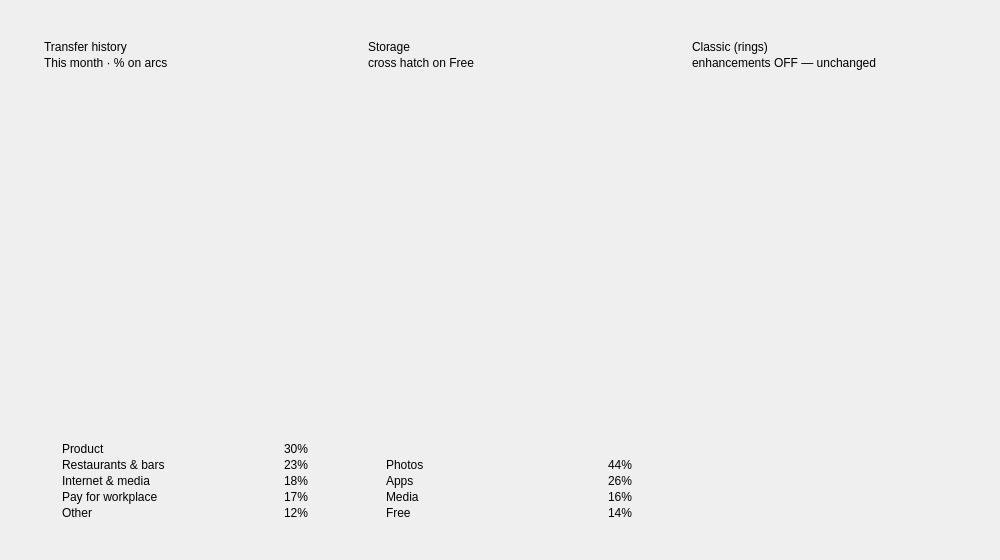
<?xml version="1.0" encoding="UTF-8"?>
<ui version="4.0">
 <class>MainWindow</class>
 <widget class="QMainWindow" name="MainWindow">
  <property name="geometry">
   <rect>
    <x>0</x>
    <y>0</y>
    <width>1000</width>
    <height>560</height>
   </rect>
  </property>
  <property name="windowTitle">
   <string>QCustomDonut — % callouts + hatch</string>
  </property>
  <widget class="QWidget" name="centralwidget">
   <layout class="QHBoxLayout" name="cardsRow" stretch="1,1,1">
    <property name="spacing">
     <number>20</number>
    </property>
    <property name="leftMargin">
     <number>24</number>
    </property>
    <property name="topMargin">
     <number>24</number>
    </property>
    <property name="rightMargin">
     <number>24</number>
    </property>
    <property name="bottomMargin">
     <number>24</number>
    </property>
    <item>
     <widget class="QFrame" name="transferCard">
      <property name="frameShape">
       <enum>QFrame::NoFrame</enum>
      </property>
      <layout class="QVBoxLayout" name="transferLayout" stretch="0,0,0,1,0,0,0,0,0,0">
       <property name="spacing">
        <number>2</number>
       </property>
       <property name="leftMargin">
        <number>20</number>
       </property>
       <property name="topMargin">
        <number>16</number>
       </property>
       <property name="rightMargin">
        <number>20</number>
       </property>
       <property name="bottomMargin">
        <number>16</number>
       </property>
       <item>
        <widget class="QLabel" name="transferTitle">
         <property name="text">
          <string>Transfer history</string>
         </property>
        </widget>
       </item>
       <item>
        <widget class="QLabel" name="transferSub">
         <property name="text">
          <string>This month · % on arcs</string>
         </property>
        </widget>
       </item>
       <item>
        <spacer name="transferTopSpacer">
         <property name="orientation">
          <enum>Qt::Vertical</enum>
         </property>
         <property name="sizeType">
          <enum>QSizePolicy::Fixed</enum>
         </property>
         <property name="sizeHint" stdset="0">
          <size>
           <width>0</width>
           <height>8</height>
          </size>
         </property>
        </spacer>
       </item>
       <item>
        <widget class="QCustomDonut" name="transferDonut">
         <property name="mode" stdset="0">
          <string>segments</string>
         </property>
         <property name="gapDegrees" stdset="0">
          <double>5.000000000000000</double>
         </property>
         <property name="showPercentLabels" stdset="0">
          <bool>true</bool>
         </property>
         <property name="hatchPattern" stdset="0">
          <string>bdiag</string>
         </property>
        </widget>
       </item>
       <item>
        <spacer name="transferMidSpacer">
         <property name="orientation">
          <enum>Qt::Vertical</enum>
         </property>
         <property name="sizeType">
          <enum>QSizePolicy::Fixed</enum>
         </property>
         <property name="sizeHint" stdset="0">
          <size>
           <width>0</width>
           <height>6</height>
          </size>
         </property>
        </spacer>
       </item>
       <item>
        <layout class="QHBoxLayout" name="transferLegRow1">
         <property name="spacing">
          <number>8</number>
         </property>
         <item>
          <widget class="QFrame" name="transferDot1">
           <property name="minimumSize">
            <size>
             <width>10</width>
             <height>10</height>
            </size>
           </property>
           <property name="maximumSize">
            <size>
             <width>10</width>
             <height>10</height>
            </size>
           </property>
           <property name="frameShape">
            <enum>QFrame::NoFrame</enum>
           </property>
          </widget>
         </item>
         <item>
          <widget class="QLabel" name="transferName1">
           <property name="text">
            <string>Product</string>
           </property>
          </widget>
         </item>
         <item>
          <spacer name="transferLegSpacer1">
           <property name="orientation">
            <enum>Qt::Horizontal</enum>
           </property>
           <property name="sizeHint" stdset="0">
            <size>
             <width>10</width>
             <height>10</height>
            </size>
           </property>
          </spacer>
         </item>
         <item>
          <widget class="QLabel" name="transferVal1">
           <property name="text">
            <string>30%</string>
           </property>
          </widget>
         </item>
        </layout>
       </item>
       <item>
        <layout class="QHBoxLayout" name="transferLegRow2">
         <property name="spacing">
          <number>8</number>
         </property>
         <item>
          <widget class="QFrame" name="transferDot2">
           <property name="minimumSize">
            <size>
             <width>10</width>
             <height>10</height>
            </size>
           </property>
           <property name="maximumSize">
            <size>
             <width>10</width>
             <height>10</height>
            </size>
           </property>
           <property name="frameShape">
            <enum>QFrame::NoFrame</enum>
           </property>
          </widget>
         </item>
         <item>
          <widget class="QLabel" name="transferName2">
           <property name="text">
            <string>Restaurants &amp; bars</string>
           </property>
          </widget>
         </item>
         <item>
          <spacer name="transferLegSpacer2">
           <property name="orientation">
            <enum>Qt::Horizontal</enum>
           </property>
           <property name="sizeHint" stdset="0">
            <size>
             <width>10</width>
             <height>10</height>
            </size>
           </property>
          </spacer>
         </item>
         <item>
          <widget class="QLabel" name="transferVal2">
           <property name="text">
            <string>23%</string>
           </property>
          </widget>
         </item>
        </layout>
       </item>
       <item>
        <layout class="QHBoxLayout" name="transferLegRow3">
         <property name="spacing">
          <number>8</number>
         </property>
         <item>
          <widget class="QFrame" name="transferDot3">
           <property name="minimumSize">
            <size>
             <width>10</width>
             <height>10</height>
            </size>
           </property>
           <property name="maximumSize">
            <size>
             <width>10</width>
             <height>10</height>
            </size>
           </property>
           <property name="frameShape">
            <enum>QFrame::NoFrame</enum>
           </property>
          </widget>
         </item>
         <item>
          <widget class="QLabel" name="transferName3">
           <property name="text">
            <string>Internet &amp; media</string>
           </property>
          </widget>
         </item>
         <item>
          <spacer name="transferLegSpacer3">
           <property name="orientation">
            <enum>Qt::Horizontal</enum>
           </property>
           <property name="sizeHint" stdset="0">
            <size>
             <width>10</width>
             <height>10</height>
            </size>
           </property>
          </spacer>
         </item>
         <item>
          <widget class="QLabel" name="transferVal3">
           <property name="text">
            <string>18%</string>
           </property>
          </widget>
         </item>
        </layout>
       </item>
       <item>
        <layout class="QHBoxLayout" name="transferLegRow4">
         <property name="spacing">
          <number>8</number>
         </property>
         <item>
          <widget class="QFrame" name="transferDot4">
           <property name="minimumSize">
            <size>
             <width>10</width>
             <height>10</height>
            </size>
           </property>
           <property name="maximumSize">
            <size>
             <width>10</width>
             <height>10</height>
            </size>
           </property>
           <property name="frameShape">
            <enum>QFrame::NoFrame</enum>
           </property>
          </widget>
         </item>
         <item>
          <widget class="QLabel" name="transferName4">
           <property name="text">
            <string>Pay for workplace</string>
           </property>
          </widget>
         </item>
         <item>
          <spacer name="transferLegSpacer4">
           <property name="orientation">
            <enum>Qt::Horizontal</enum>
           </property>
           <property name="sizeHint" stdset="0">
            <size>
             <width>10</width>
             <height>10</height>
            </size>
           </property>
          </spacer>
         </item>
         <item>
          <widget class="QLabel" name="transferVal4">
           <property name="text">
            <string>17%</string>
           </property>
          </widget>
         </item>
        </layout>
       </item>
       <item>
        <layout class="QHBoxLayout" name="transferLegRow5">
         <property name="spacing">
          <number>8</number>
         </property>
         <item>
          <widget class="QFrame" name="transferDot5">
           <property name="minimumSize">
            <size>
             <width>10</width>
             <height>10</height>
            </size>
           </property>
           <property name="maximumSize">
            <size>
             <width>10</width>
             <height>10</height>
            </size>
           </property>
           <property name="frameShape">
            <enum>QFrame::NoFrame</enum>
           </property>
          </widget>
         </item>
         <item>
          <widget class="QLabel" name="transferName5">
           <property name="text">
            <string>Other</string>
           </property>
          </widget>
         </item>
         <item>
          <spacer name="transferLegSpacer5">
           <property name="orientation">
            <enum>Qt::Horizontal</enum>
           </property>
           <property name="sizeHint" stdset="0">
            <size>
             <width>10</width>
             <height>10</height>
            </size>
           </property>
          </spacer>
         </item>
         <item>
          <widget class="QLabel" name="transferVal5">
           <property name="text">
            <string>12%</string>
           </property>
          </widget>
         </item>
        </layout>
       </item>
      </layout>
     </widget>
    </item>
    <item>
     <widget class="QFrame" name="storageCard">
      <property name="frameShape">
       <enum>QFrame::NoFrame</enum>
      </property>
      <layout class="QVBoxLayout" name="storageLayout" stretch="0,0,0,1,0,0,0,0,0">
       <property name="spacing">
        <number>2</number>
       </property>
       <property name="leftMargin">
        <number>20</number>
       </property>
       <property name="topMargin">
        <number>16</number>
       </property>
       <property name="rightMargin">
        <number>20</number>
       </property>
       <property name="bottomMargin">
        <number>16</number>
       </property>
       <item>
        <widget class="QLabel" name="storageTitle">
         <property name="text">
          <string>Storage</string>
         </property>
        </widget>
       </item>
       <item>
        <widget class="QLabel" name="storageSub">
         <property name="text">
          <string>cross hatch on Free</string>
         </property>
        </widget>
       </item>
       <item>
        <spacer name="storageTopSpacer">
         <property name="orientation">
          <enum>Qt::Vertical</enum>
         </property>
         <property name="sizeType">
          <enum>QSizePolicy::Fixed</enum>
         </property>
         <property name="sizeHint" stdset="0">
          <size>
           <width>0</width>
           <height>8</height>
          </size>
         </property>
        </spacer>
       </item>
       <item>
        <widget class="QCustomDonut" name="storageDonut">
         <property name="mode" stdset="0">
          <string>segments</string>
         </property>
         <property name="gapDegrees" stdset="0">
          <double>5.000000000000000</double>
         </property>
         <property name="showPercentLabels" stdset="0">
          <bool>true</bool>
         </property>
         <property name="hatchPattern" stdset="0">
          <string>cross</string>
         </property>
        </widget>
       </item>
       <item>
        <spacer name="storageMidSpacer">
         <property name="orientation">
          <enum>Qt::Vertical</enum>
         </property>
         <property name="sizeType">
          <enum>QSizePolicy::Fixed</enum>
         </property>
         <property name="sizeHint" stdset="0">
          <size>
           <width>0</width>
           <height>6</height>
          </size>
         </property>
        </spacer>
       </item>
       <item>
        <layout class="QHBoxLayout" name="storageLegRow1">
         <property name="spacing">
          <number>8</number>
         </property>
         <item>
          <widget class="QFrame" name="storageDot1">
           <property name="minimumSize">
            <size>
             <width>10</width>
             <height>10</height>
            </size>
           </property>
           <property name="maximumSize">
            <size>
             <width>10</width>
             <height>10</height>
            </size>
           </property>
           <property name="frameShape">
            <enum>QFrame::NoFrame</enum>
           </property>
          </widget>
         </item>
         <item>
          <widget class="QLabel" name="storageName1">
           <property name="text">
            <string>Photos</string>
           </property>
          </widget>
         </item>
         <item>
          <spacer name="storageLegSpacer1">
           <property name="orientation">
            <enum>Qt::Horizontal</enum>
           </property>
           <property name="sizeHint" stdset="0">
            <size>
             <width>10</width>
             <height>10</height>
            </size>
           </property>
          </spacer>
         </item>
         <item>
          <widget class="QLabel" name="storageVal1">
           <property name="text">
            <string>44%</string>
           </property>
          </widget>
         </item>
        </layout>
       </item>
       <item>
        <layout class="QHBoxLayout" name="storageLegRow2">
         <property name="spacing">
          <number>8</number>
         </property>
         <item>
          <widget class="QFrame" name="storageDot2">
           <property name="minimumSize">
            <size>
             <width>10</width>
             <height>10</height>
            </size>
           </property>
           <property name="maximumSize">
            <size>
             <width>10</width>
             <height>10</height>
            </size>
           </property>
           <property name="frameShape">
            <enum>QFrame::NoFrame</enum>
           </property>
          </widget>
         </item>
         <item>
          <widget class="QLabel" name="storageName2">
           <property name="text">
            <string>Apps</string>
           </property>
          </widget>
         </item>
         <item>
          <spacer name="storageLegSpacer2">
           <property name="orientation">
            <enum>Qt::Horizontal</enum>
           </property>
           <property name="sizeHint" stdset="0">
            <size>
             <width>10</width>
             <height>10</height>
            </size>
           </property>
          </spacer>
         </item>
         <item>
          <widget class="QLabel" name="storageVal2">
           <property name="text">
            <string>26%</string>
           </property>
          </widget>
         </item>
        </layout>
       </item>
       <item>
        <layout class="QHBoxLayout" name="storageLegRow3">
         <property name="spacing">
          <number>8</number>
         </property>
         <item>
          <widget class="QFrame" name="storageDot3">
           <property name="minimumSize">
            <size>
             <width>10</width>
             <height>10</height>
            </size>
           </property>
           <property name="maximumSize">
            <size>
             <width>10</width>
             <height>10</height>
            </size>
           </property>
           <property name="frameShape">
            <enum>QFrame::NoFrame</enum>
           </property>
          </widget>
         </item>
         <item>
          <widget class="QLabel" name="storageName3">
           <property name="text">
            <string>Media</string>
           </property>
          </widget>
         </item>
         <item>
          <spacer name="storageLegSpacer3">
           <property name="orientation">
            <enum>Qt::Horizontal</enum>
           </property>
           <property name="sizeHint" stdset="0">
            <size>
             <width>10</width>
             <height>10</height>
            </size>
           </property>
          </spacer>
         </item>
         <item>
          <widget class="QLabel" name="storageVal3">
           <property name="text">
            <string>16%</string>
           </property>
          </widget>
         </item>
        </layout>
       </item>
       <item>
        <layout class="QHBoxLayout" name="storageLegRow4">
         <property name="spacing">
          <number>8</number>
         </property>
         <item>
          <widget class="QFrame" name="storageDot4">
           <property name="minimumSize">
            <size>
             <width>10</width>
             <height>10</height>
            </size>
           </property>
           <property name="maximumSize">
            <size>
             <width>10</width>
             <height>10</height>
            </size>
           </property>
           <property name="frameShape">
            <enum>QFrame::NoFrame</enum>
           </property>
          </widget>
         </item>
         <item>
          <widget class="QLabel" name="storageName4">
           <property name="text">
            <string>Free</string>
           </property>
          </widget>
         </item>
         <item>
          <spacer name="storageLegSpacer4">
           <property name="orientation">
            <enum>Qt::Horizontal</enum>
           </property>
           <property name="sizeHint" stdset="0">
            <size>
             <width>10</width>
             <height>10</height>
            </size>
           </property>
          </spacer>
         </item>
         <item>
          <widget class="QLabel" name="storageVal4">
           <property name="text">
            <string>14%</string>
           </property>
          </widget>
         </item>
        </layout>
       </item>
      </layout>
     </widget>
    </item>
    <item>
     <widget class="QFrame" name="classicCard">
      <property name="frameShape">
       <enum>QFrame::NoFrame</enum>
      </property>
      <layout class="QVBoxLayout" name="classicLayout" stretch="0,0,0,1">
       <property name="spacing">
        <number>2</number>
       </property>
       <property name="leftMargin">
        <number>20</number>
       </property>
       <property name="topMargin">
        <number>16</number>
       </property>
       <property name="rightMargin">
        <number>20</number>
       </property>
       <property name="bottomMargin">
        <number>16</number>
       </property>
       <item>
        <widget class="QLabel" name="classicTitle">
         <property name="text">
          <string>Classic (rings)</string>
         </property>
        </widget>
       </item>
       <item>
        <widget class="QLabel" name="classicSub">
         <property name="text">
          <string>enhancements OFF — unchanged</string>
         </property>
        </widget>
       </item>
       <item>
        <spacer name="classicTopSpacer">
         <property name="orientation">
          <enum>Qt::Vertical</enum>
         </property>
         <property name="sizeType">
          <enum>QSizePolicy::Fixed</enum>
         </property>
         <property name="sizeHint" stdset="0">
          <size>
           <width>0</width>
           <height>8</height>
          </size>
         </property>
        </spacer>
       </item>
       <item>
        <widget class="QCustomDonut" name="classicDonut">

        </widget>
       </item>
      </layout>
     </widget>
    </item>
   </layout>
  </widget>
 </widget>
 <customwidgets>
  <customwidget>
   <class>QCustomDonut</class>
   <extends>QWidget</extends>
   <header location="global">Custom_Widgets.QCustomDonut.h</header>
  </customwidget>
 </customwidgets>
 <resources/>
 <connections/>
</ui>
